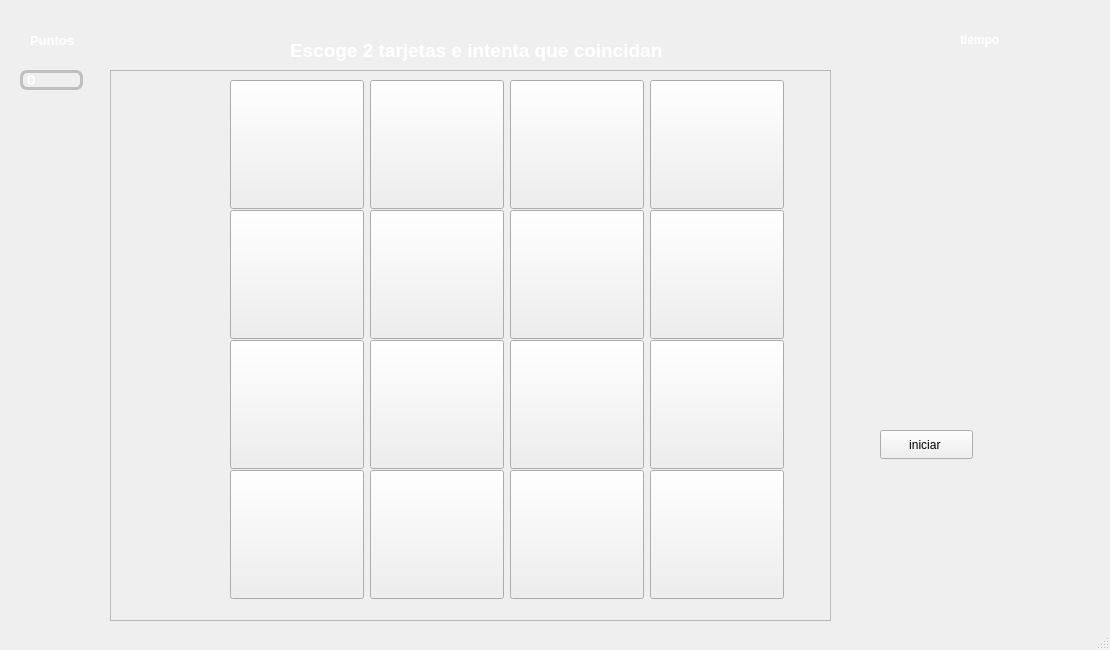
<?xml version="1.0" encoding="UTF-8"?>
<ui version="4.0">
 <class>MainWindow</class>
 <widget class="QMainWindow" name="MainWindow">
  <property name="geometry">
   <rect>
    <x>0</x>
    <y>0</y>
    <width>1110</width>
    <height>650</height>
   </rect>
  </property>
  <property name="font">
   <font>
    <pointsize>10</pointsize>
    <bold>true</bold>
   </font>
  </property>
  <property name="windowTitle">
   <string>MainWindow</string>
  </property>
  <property name="styleSheet">
   <string notr="true">#centralwidget{
background-image:url(://FONDO.png);
}
#instrucciones{
color:white;
}
#tiempo{
color:white;
}
#puntaje{
color:white;
}
#lblPuntos {
color:white;
qproperty-alignment: AlignCenter;
backgroung: turquoise;
border:3px solid silver;
border-radius:7px;
}</string>
  </property>
  <widget class="QWidget" name="centralwidget">
   <widget class="QLabel" name="instrucciones">
    <property name="geometry">
     <rect>
      <x>290</x>
      <y>30</y>
      <width>441</width>
      <height>41</height>
     </rect>
    </property>
    <property name="font">
     <font>
      <pointsize>14</pointsize>
      <bold>true</bold>
     </font>
    </property>
    <property name="text">
     <string>Escoge 2 tarjetas e intenta que coincidan</string>
    </property>
   </widget>
   <widget class="QLabel" name="tiempo">
    <property name="geometry">
     <rect>
      <x>960</x>
      <y>30</y>
      <width>63</width>
      <height>20</height>
     </rect>
    </property>
    <property name="font">
     <font>
      <bold>true</bold>
     </font>
    </property>
    <property name="text">
     <string>tiempo</string>
    </property>
   </widget>
   <widget class="QFrame" name="frame">
    <property name="geometry">
     <rect>
      <x>110</x>
      <y>70</y>
      <width>721</width>
      <height>551</height>
     </rect>
    </property>
    <property name="frameShape">
     <enum>QFrame::StyledPanel</enum>
    </property>
    <property name="frameShadow">
     <enum>QFrame::Raised</enum>
    </property>
    <widget class="QPushButton" name="Carta01">
     <property name="geometry">
      <rect>
       <x>120</x>
       <y>10</y>
       <width>134</width>
       <height>129</height>
      </rect>
     </property>
     <property name="text">
      <string/>
     </property>
    </widget>
    <widget class="QPushButton" name="Carta02">
     <property name="geometry">
      <rect>
       <x>260</x>
       <y>10</y>
       <width>134</width>
       <height>129</height>
      </rect>
     </property>
     <property name="text">
      <string/>
     </property>
    </widget>
    <widget class="QPushButton" name="Carta03">
     <property name="geometry">
      <rect>
       <x>400</x>
       <y>10</y>
       <width>134</width>
       <height>129</height>
      </rect>
     </property>
     <property name="text">
      <string/>
     </property>
    </widget>
    <widget class="QPushButton" name="Carta04">
     <property name="geometry">
      <rect>
       <x>540</x>
       <y>10</y>
       <width>134</width>
       <height>129</height>
      </rect>
     </property>
     <property name="text">
      <string/>
     </property>
    </widget>
    <widget class="QPushButton" name="Carta05">
     <property name="geometry">
      <rect>
       <x>260</x>
       <y>400</y>
       <width>134</width>
       <height>129</height>
      </rect>
     </property>
     <property name="text">
      <string/>
     </property>
    </widget>
    <widget class="QPushButton" name="Carta06">
     <property name="geometry">
      <rect>
       <x>540</x>
       <y>400</y>
       <width>134</width>
       <height>129</height>
      </rect>
     </property>
     <property name="text">
      <string/>
     </property>
    </widget>
    <widget class="QPushButton" name="Carta08">
     <property name="geometry">
      <rect>
       <x>260</x>
       <y>140</y>
       <width>134</width>
       <height>129</height>
      </rect>
     </property>
     <property name="text">
      <string/>
     </property>
    </widget>
    <widget class="QPushButton" name="Carta09">
     <property name="geometry">
      <rect>
       <x>400</x>
       <y>140</y>
       <width>134</width>
       <height>129</height>
      </rect>
     </property>
     <property name="text">
      <string/>
     </property>
    </widget>
    <widget class="QPushButton" name="Carta10">
     <property name="geometry">
      <rect>
       <x>540</x>
       <y>140</y>
       <width>134</width>
       <height>129</height>
      </rect>
     </property>
     <property name="text">
      <string/>
     </property>
    </widget>
    <widget class="QPushButton" name="Carta11">
     <property name="geometry">
      <rect>
       <x>400</x>
       <y>400</y>
       <width>134</width>
       <height>129</height>
      </rect>
     </property>
     <property name="text">
      <string/>
     </property>
    </widget>
    <widget class="QPushButton" name="Carta12">
     <property name="geometry">
      <rect>
       <x>540</x>
       <y>270</y>
       <width>134</width>
       <height>129</height>
      </rect>
     </property>
     <property name="text">
      <string/>
     </property>
    </widget>
    <widget class="QPushButton" name="Carta16">
     <property name="geometry">
      <rect>
       <x>400</x>
       <y>270</y>
       <width>134</width>
       <height>129</height>
      </rect>
     </property>
     <property name="text">
      <string/>
     </property>
    </widget>
    <widget class="QPushButton" name="Carta13">
     <property name="geometry">
      <rect>
       <x>120</x>
       <y>270</y>
       <width>134</width>
       <height>129</height>
      </rect>
     </property>
     <property name="text">
      <string/>
     </property>
    </widget>
    <widget class="QPushButton" name="Carta14">
     <property name="geometry">
      <rect>
       <x>120</x>
       <y>400</y>
       <width>134</width>
       <height>129</height>
      </rect>
     </property>
     <property name="text">
      <string/>
     </property>
    </widget>
    <widget class="QPushButton" name="Carta15">
     <property name="geometry">
      <rect>
       <x>260</x>
       <y>270</y>
       <width>134</width>
       <height>129</height>
      </rect>
     </property>
     <property name="text">
      <string/>
     </property>
    </widget>
    <widget class="QPushButton" name="Carta07">
     <property name="geometry">
      <rect>
       <x>120</x>
       <y>140</y>
       <width>134</width>
       <height>129</height>
      </rect>
     </property>
     <property name="text">
      <string/>
     </property>
    </widget>
   </widget>
   <widget class="QLabel" name="puntaje">
    <property name="geometry">
     <rect>
      <x>30</x>
      <y>30</y>
      <width>63</width>
      <height>20</height>
     </rect>
    </property>
    <property name="font">
     <font>
      <pointsize>10</pointsize>
      <bold>true</bold>
     </font>
    </property>
    <property name="text">
     <string>Puntos</string>
    </property>
   </widget>
   <widget class="QLabel" name="lblPuntos">
    <property name="geometry">
     <rect>
      <x>20</x>
      <y>70</y>
      <width>63</width>
      <height>20</height>
     </rect>
    </property>
    <property name="font">
     <font>
      <pointsize>11</pointsize>
      <bold>true</bold>
     </font>
    </property>
    <property name="text">
     <string>0</string>
    </property>
   </widget>
   <widget class="QPushButton" name="pushButton">
    <property name="geometry">
     <rect>
      <x>880</x>
      <y>430</y>
      <width>93</width>
      <height>29</height>
     </rect>
    </property>
    <property name="text">
     <string>iniciar </string>
    </property>
   </widget>
  </widget>
  <widget class="QStatusBar" name="statusbar"/>
 </widget>
 <resources/>
 <connections/>
</ui>
